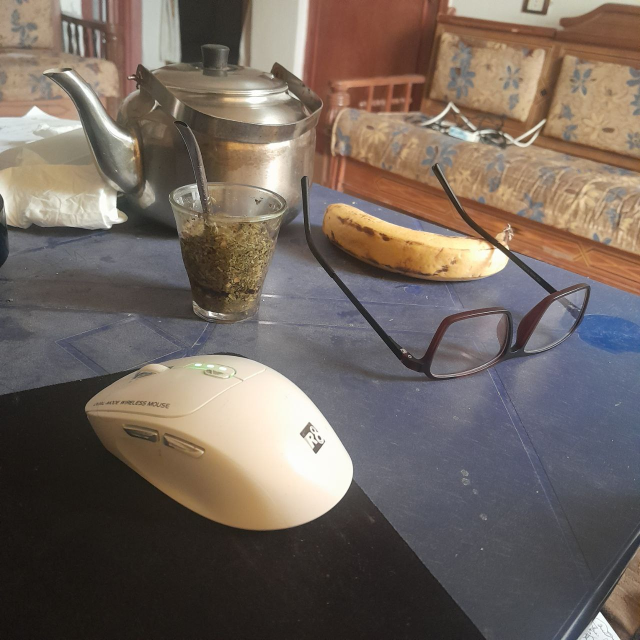
#> input picture samples/1.jpg, 1280 x 1280 px (shown at 1/2 size)
$ python -i ela.py   (imports and definitions only)   (older library calls are emulated)
#> lines starting #> are read from the running program, lines starting #| are printed output that depends on the picture; after the words box and inside, x2 and y2 are one past the last pixel; in counts of white or black regions, pixels touching at a corner belong together
"""
ela.py
------
Error level analysis (ELA) for JPEG photos.

Every JPEG save rounds the image onto a quality-dependent grid. An area that
was pasted in has a different save history than the rest of the photo, so
when the photo is re-saved it changes by a different amount.

Plain ELA (re-save once, show the difference) mostly highlights edges and
texture. This version is stricter:

1. Re-save at several qualities (55-95). The quality the original photo was
   first saved at makes untouched areas barely change, while a pasted area
   that never saw that grid changes a lot.
2. Work on luminance only (colour noise inflates error in flat areas).
   Per 16x16 block, compare the error with what the block's texture predicts
   (a log-log fit across all blocks). Only error that the texture does not
   explain counts.
3. Robust z-scores (median / MAD) per quality; a block's score is its maximum
   over qualities. Connected high-score blocks become regions.

Only meaningful for JPEG input. Heavy recompression (messengers) washes the
traces out, so a clean result is not proof of authenticity.
"""

from __future__ import annotations

from dataclasses import asdict, dataclass, field
from pathlib import Path
from typing import Any

import cv2
import numpy as np
from PIL import Image, UnidentifiedImageError

BLOCK = 16
QUALITIES = tuple(range(55, 100, 5))
Z_THRESHOLD = 5.0
MIN_REGION_BLOCKS = 4
TRAIL_THRESHOLD = 3.5    # weaker blocks count if they form a long connected trail
MIN_TRAIL_BLOCKS = 20    # clean photos never exceeded 7 (26 real + 11 synthetic checked)
MIN_MEDIAN_ERROR = 0.15  # mean abs pixel error per block
MIN_MAD = 0.15          # log units; stops tiny-noise images from exploding z

# Standard JPEG luminance table (quality 50), used to estimate quality.
_STD_LUMA = np.array([
    16, 11, 10, 16, 24, 40, 51, 61, 12, 12, 14, 19, 26, 58, 60, 55,
    14, 13, 16, 24, 40, 57, 69, 56, 14, 17, 22, 29, 51, 87, 80, 62,
    18, 22, 37, 56, 68, 109, 103, 77, 24, 35, 55, 64, 81, 104, 113, 92,
    49, 64, 78, 87, 103, 121, 120, 101, 72, 92, 95, 98, 112, 100, 103, 99,
], dtype=np.float64)


@dataclass(frozen=True)
class Region:
    x: int
    y: int
    w: int
    h: int
    strength: float  # peak robust z-score inside the region


@dataclass(frozen=True)
class ElaReport:
    applicable: bool
    score: float
    reason: str
    estimated_quality: int | None = None
    regions: list[Region] = field(default_factory=list)
    heatmap: np.ndarray | None = field(default=None, repr=False, compare=False)

    def to_dict(self) -> dict[str, Any]:
        data = asdict(self)
        data.pop("heatmap")
        return data


def analyze_ela(path: str | Path) -> ElaReport:
    """Run ELA on the image at *path*.

    Raises:
        ValueError: if the file is not a readable image.
    """
#> called with path = '../../samples/1.jpg'
    path = Path(path)
    try:
        with Image.open(path) as img:
#> img is the input picture: PIL image 1280x1280 RGB; mean R, G, B 114.1, 102.4, 94.6
            fmt = img.format
#> fmt = 'JPEG'
            quant = getattr(img, "quantization", None) or {}
#> quant = 2 items
            rgb = np.asarray(img.convert("RGB"))
    except (UnidentifiedImageError, OSError) as exc:
        raise ValueError(f"Not a readable image: {path}") from exc

    if fmt != "JPEG":
        return ElaReport(False, 0.0, f"ELA needs a JPEG; this file is {fmt}")

    quality = _estimate_quality(quant)
#> in _estimate_quality, `table = np.asarray(quant[0], dtype=np.float64)`: table = 64 values, max 31 at index 53, min 3 at index 1, mean 15.02
#> in _estimate_quality, `scale = table.mean() / _STD_LUMA.mean() * 100.0`: scale = 26.06
#> in _estimate_quality, `quality = (200.0 - scale) / 2.0 if scale <= 100 else 5000.0 / scale`: quality = 86.97
#> quality = 87
    bgr = cv2.cvtColor(rgb, cv2.COLOR_RGB2BGR)
    h, w = bgr.shape[:2]
#> h = 1280; w = 1280
    if h < BLOCK * 4 or w < BLOCK * 4:
        return ElaReport(False, 0.0, "Image too small for ELA", quality)

    z = _block_scores(bgr)
    heatmap = _heatmap(z, h, w)
    regions = _regions(z)

    if regions:
        peak = regions[0].strength
        score = float(np.clip((peak - TRAIL_THRESHOLD) / 6.0 + 0.5, 0.5, 1.0))
        reason = f"{len(regions)} region(s) compress differently from the rest of the photo"
    else:
        score = float(np.clip((z.max() - 2.0) / (Z_THRESHOLD - 2.0), 0.0, 1.0) * 0.25)
        reason = "No area compresses differently from the rest of the photo"
    if quality is not None and quality < 70:
        reason += f"; low JPEG quality ({quality}) may hide traces"

    return ElaReport(True, round(score, 3), reason, quality, regions, heatmap)


def render_heatmap(image: np.ndarray, heatmap: np.ndarray, alpha: float = 0.5) -> np.ndarray:
    """Overlay *heatmap* (0..1, HxW) on a BGR *image*."""
    colored = cv2.applyColorMap((heatmap * 255).astype(np.uint8), cv2.COLORMAP_JET)
    return cv2.addWeighted(image, 1.0 - alpha, colored, alpha, 0)


# ---------------------------------------------------------------------------

def _estimate_quality(quant: dict[int, Any]) -> int | None:
    """Invert the IJG quality scaling from the luminance table."""
    if 0 not in quant:
        return None
    table = np.asarray(quant[0], dtype=np.float64)
    scale = table.mean() / _STD_LUMA.mean() * 100.0
    quality = (200.0 - scale) / 2.0 if scale <= 100 else 5000.0 / scale
    return round(float(np.clip(quality, 1, 100)))


def _block_scores(bgr: np.ndarray) -> np.ndarray:
    """Robust z-score per block, max over re-save qualities."""
    gray = cv2.cvtColor(bgr, cv2.COLOR_BGR2GRAY).astype(np.float32)
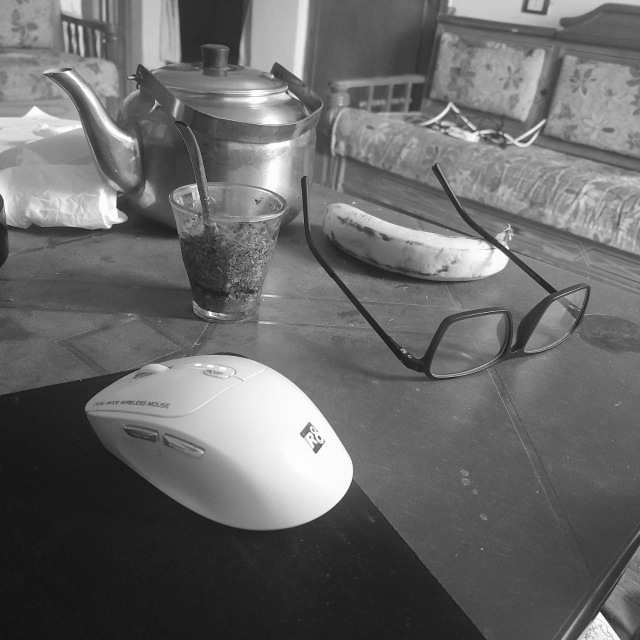
#> gray: shape (1280, 1280) float32 (shown at 1/2 size); min 0, max 255, mean 105
    # Texture from a blurred copy: JPEG removes fine grain, so measuring texture
    # on the raw pixels would make recompressed areas look "smooth".
    smooth = cv2.GaussianBlur(gray, (0, 0), 1.5)
    log_tex = np.log(_block_mean(np.abs(cv2.Laplacian(smooth, cv2.CV_32F))) + 1.0).ravel()
#> in _block_mean, `return arr[:bh * BLOCK, :bw * BLOCK].reshape(bh, BLOCK, bw, BLOCK).mea..`:
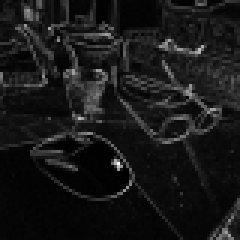
#> returned value: shape (80, 80) float32 (shown 3 times larger); min 1.85e-05, max 11.14, mean 1.06; drawn with min black and max white
#> log_tex = 6400 values, max 2.5 at index 4359, min 1.85e-05 at index 4682, mean 0.62

    best = np.full((gray.shape[0] // BLOCK, gray.shape[1] // BLOCK), -np.inf)
    for q in QUALITIES:
        _ok, buf = cv2.imencode(".jpg", bgr, [cv2.IMWRITE_JPEG_QUALITY, q])
        resaved = cv2.imdecode(buf, cv2.IMREAD_COLOR)
        err = _block_mean(np.abs(gray - cv2.cvtColor(resaved, cv2.COLOR_BGR2GRAY).astype(np.float32)))
        if np.median(err) < MIN_MEDIAN_ERROR:
            continue  # ~ the photo's own last-save quality: nothing to learn here
        log_err = np.log(err + 0.1)
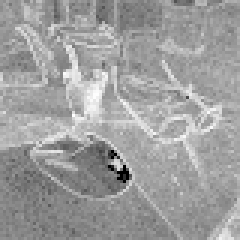
#> log_err: shape (80, 80) float32 (shown 3 times larger); min -2.3, max 2.09, mean 0.424; drawn with min black and max white
        resid = log_err - _robust_fit(log_tex, log_err.ravel()).reshape(err.shape)
#> the loop in _robust_fit, `for _ in range(3):` made 3 passes
#> (slope, intercept, mad) on passes 1 to 3: (0.935, -0.156, 0.265), (0.911, -0.132, 0.257), (0.905, -0.129, 0.255)
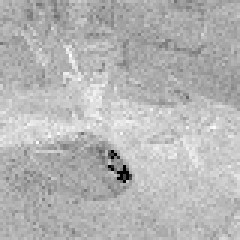
#> resid: shape (80, 80) float32 (shown 3 times larger); min -2.24, max 0.897, mean -0.00808; drawn with min black and max white
        med = np.median(resid)
#> med = -0.0177
        mad = max(np.median(np.abs(resid - med)) * 1.4826, MIN_MAD)
#> mad = 0.261
        best = np.maximum(best, (resid - med) / mad)
    return np.where(np.isfinite(best), best, 0.0)
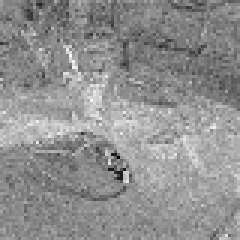
#> returned value: shape (80, 80) float64 (shown 3 times larger); min -3.86, max 3.93, mean 0.549; drawn with min black and max white
#> in _heatmap, `heat = np.clip(z / (Z_THRESHOLD * 2), 0.0, 1.0).astype(np.float32)`:
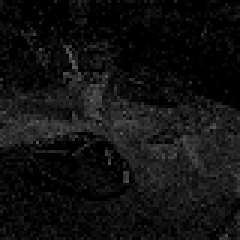
#> heat: shape (80, 80) float32 (shown 3 times larger); min 0, max 0.393, mean 0.0682


def _robust_fit(x: np.ndarray, y: np.ndarray) -> np.ndarray:
    """Line fit of y on x, refitted without outliers so edited blocks don't bend it."""
    keep = np.ones_like(x, dtype=bool)
    for _ in range(3):
        slope, intercept = np.polyfit(x[keep], y[keep], 1)
        resid = y - (slope * x + intercept)
        mad = np.median(np.abs(resid[keep] - np.median(resid[keep]))) * 1.4826 + 1e-6
        keep = np.abs(resid - np.median(resid[keep])) < 2.5 * mad
    return slope * x + intercept


def _block_mean(arr: np.ndarray) -> np.ndarray:
    h, w = arr.shape
    bh, bw = h // BLOCK, w // BLOCK
    return arr[:bh * BLOCK, :bw * BLOCK].reshape(bh, BLOCK, bw, BLOCK).mean(axis=(1, 3))


def _regions(z: np.ndarray) -> list[Region]:
    """Strong compact areas (z > Z_THRESHOLD) plus long weak trails such as painted lines."""
    strong = cv2.morphologyEx((z > Z_THRESHOLD).astype(np.uint8), cv2.MORPH_CLOSE,
                              np.ones((3, 3), np.uint8))
#> strong: shape (80, 80); every value is 0
    regions = _components(strong, z, MIN_REGION_BLOCKS)
#> in _components, `count, labels, stats, _ = cv2.connectedComponentsWithStats(mask, conne..`: labels: shape (80, 80) int32; every value is 0
#> in _components, `count, labels, stats, _ = cv2.connectedComponentsWithStats(mask, conne..`: count = 1; stats = [[0, 0, 80, 80, 6400]]
#> after the loop in _components, `for i in range(1, count):`: out = []
#> regions = []
    trails = (z > TRAIL_THRESHOLD).astype(np.uint8)
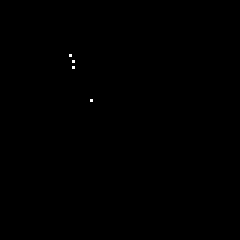
#> trails: shape (80, 80) (shown 3 times larger); values 0 (black) and 1 (white), 0.06% white in thin lines or dots, all inside (x1, y1, x2, y2) = (23, 18, 31, 34)
    for r in _components(trails, z, MIN_TRAIL_BLOCKS):
#> in _components (call 2), `count, labels, stats, _ = cv2.connectedComponentsWithStats(mask, conne..`: labels: shape (80, 80) int32; 5 distinct labels, from 0 to 4
        if not any(_overlaps(r, s) for s in regions):
            regions.append(r)
#> this loop made 0 passes
    return sorted(regions, key=lambda r: r.strength, reverse=True)


def _components(mask: np.ndarray, z: np.ndarray, min_blocks: int) -> list[Region]:
    count, labels, stats, _ = cv2.connectedComponentsWithStats(mask, connectivity=8)
    out = []
    for i in range(1, count):
        bx, by, bw, bh, area = stats[i]
        if area >= min_blocks:
            out.append(Region(int(bx * BLOCK), int(by * BLOCK), int(bw * BLOCK),
                              int(bh * BLOCK), round(float(z[labels == i].max()), 2)))
    return out


def _overlaps(a: Region, b: Region) -> bool:
    return a.x < b.x + b.w and b.x < a.x + a.w and a.y < b.y + b.h and b.y < a.y + a.h


def _heatmap(z: np.ndarray, h: int, w: int) -> np.ndarray:
    heat = np.clip(z / (Z_THRESHOLD * 2), 0.0, 1.0).astype(np.float32)
    heat = cv2.resize(heat, (z.shape[1] * BLOCK, z.shape[0] * BLOCK),
                      interpolation=cv2.INTER_LINEAR)
    full = np.zeros((h, w), dtype=np.float32)
    full[:heat.shape[0], :heat.shape[1]] = heat
    return full

>>> result = analyze_ela('../../samples/1.jpg')
#> in analyze_ela, `score = float(np.clip((z.max() - 2.0) / (Z_THRESHOLD - 2.0), 0.0, 1.0)..`: score = 0.161
